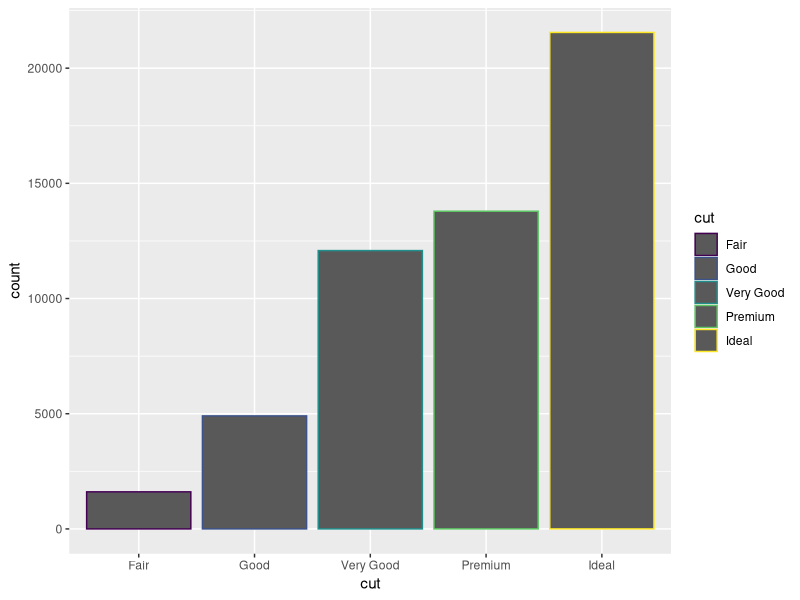
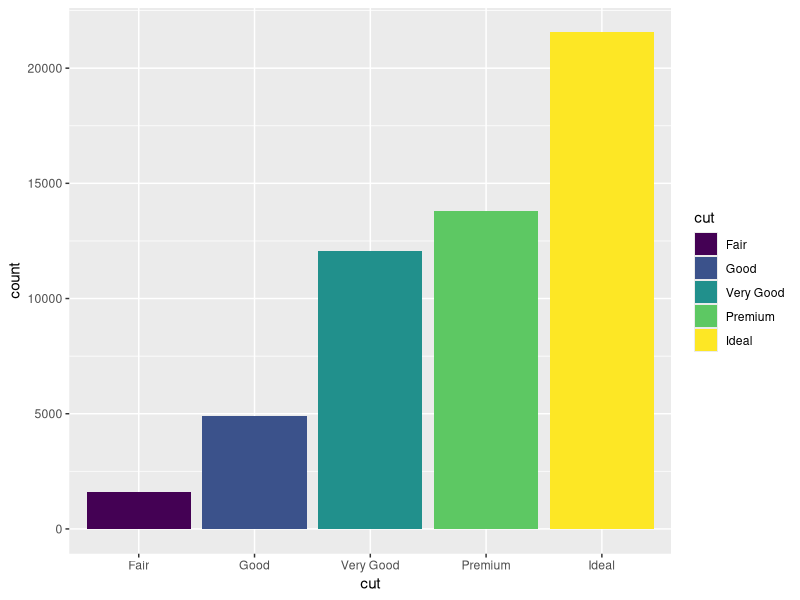
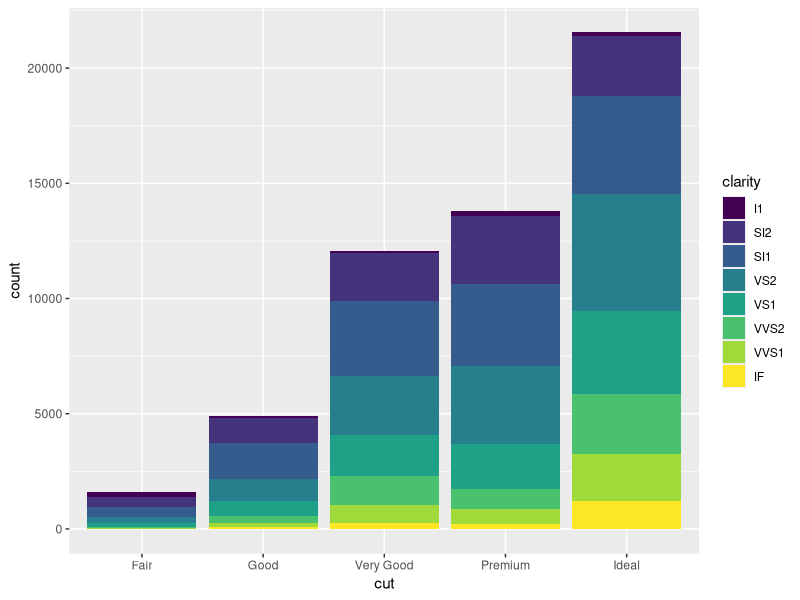
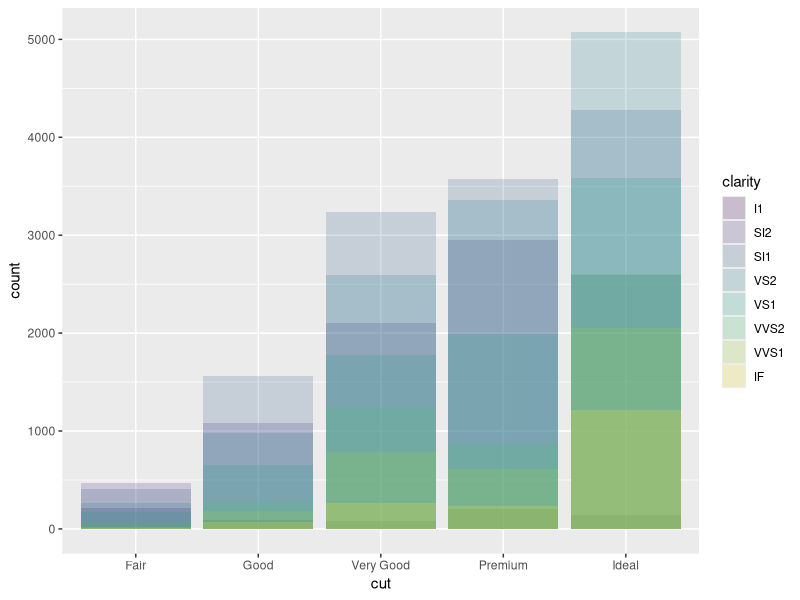
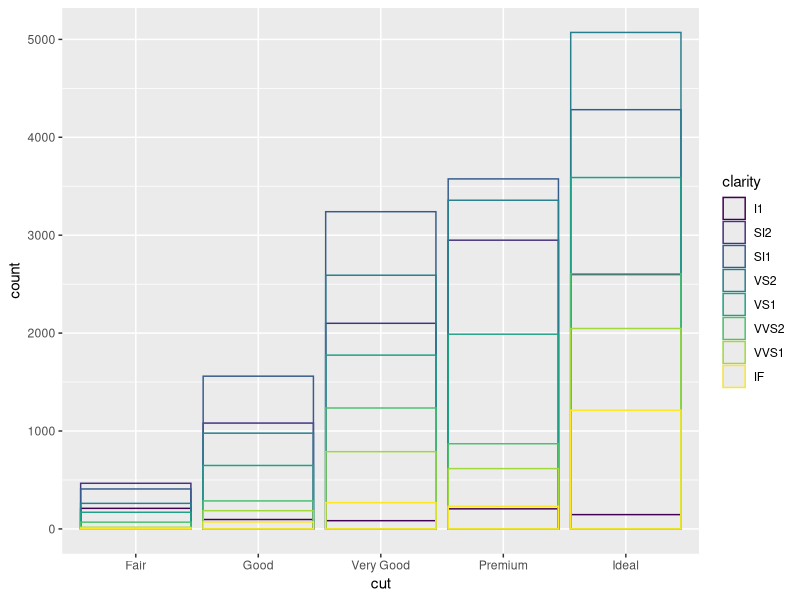
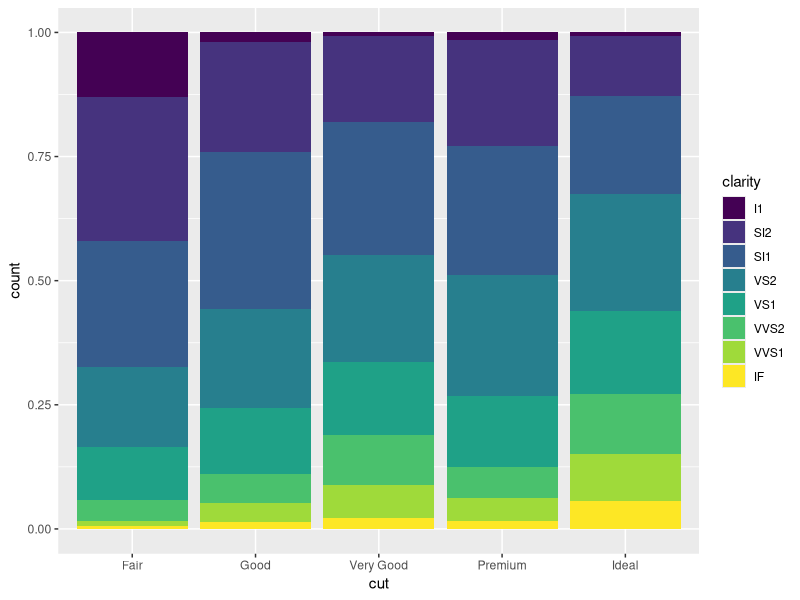
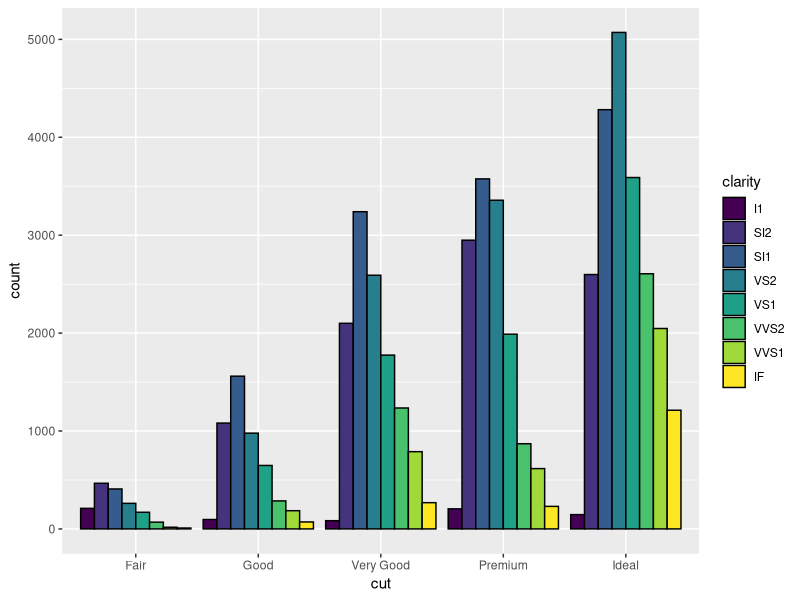
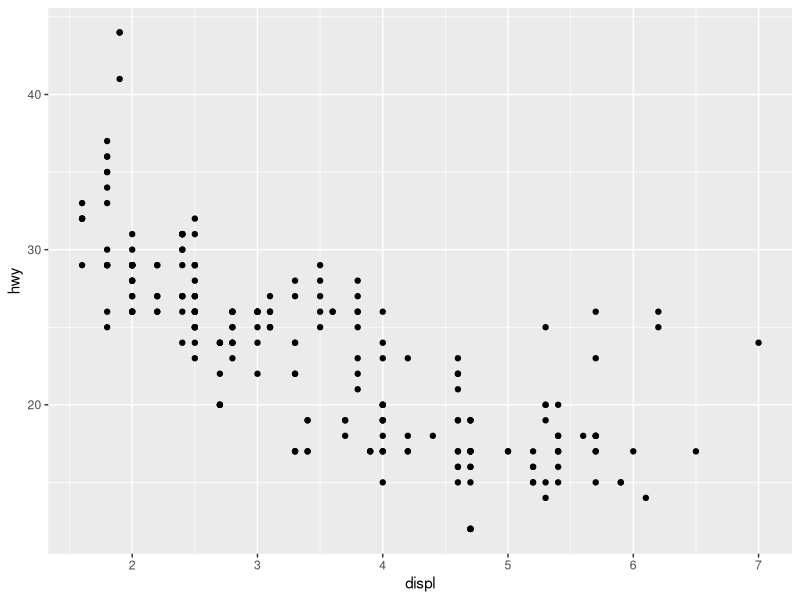

The R script that drew these images, in order:
## ---- chunk 1
library(tidyverse)

knitr::opts_chunk$set(fig.height = 3, fig.width = 6)

Sys.setlocale(locale = "Lithuanian")
## ---- chunk 2
ggplot(data = diamonds) + 
  geom_bar(mapping = aes(x = cut, color = cut))
## ---- chunk 3
ggplot(data = diamonds) + 
  geom_bar(mapping = aes(x = cut, fill = cut))
## ---- chunk 4
ggplot(data = diamonds) + 
  geom_bar(mapping = aes(x = cut, fill = clarity))
## ---- chunk 5
ggplot(data = diamonds, mapping = aes(x = cut, fill = clarity)) + 
  geom_bar(alpha = 1/5, position = "identity")
## ---- chunk 6
ggplot(data = diamonds, mapping = aes(x = cut, colour = clarity)) + 
  geom_bar(fill = NA, position = "identity")
## ---- chunk 7
ggplot(data = diamonds) + 
  geom_bar(mapping = aes(x = cut, fill = clarity), position = "fill")
## ---- chunk 8
ggplot(data = diamonds) + 
  geom_bar(mapping = aes(x = cut, fill = clarity),color = "black", position = "dodge")
## ---- chunk 9
ggplot(data = mpg) + 
  geom_point(mapping = aes(x = displ, y = hwy))
## ---- chunk 10
ggplot(data = mpg) + 
  geom_point(mapping = aes(x = displ, y = hwy), position = "jitter")
## ---- chunk 11

ggplot(data = mpg) + 
  geom_jitter(mapping = aes(x = displ, y = hwy))
## ---- chunk 12
?position_dodge
## ---- chunk 13
?position_fill
## ---- chunk 14
?position_identity
## ---- chunk 15
?position_jitter
## ---- chunk 16
?position_stack
## ---- chunk 17
ggplot(data = mpg, mapping = aes(x = cty, y = hwy)) + 
  geom_point(position = "jitter")
## ---- chunk 18
ggplot(mpg) + 
    geom_boxplot(mapping = aes(group = 1, x = cty, y = hwy)) 
    
